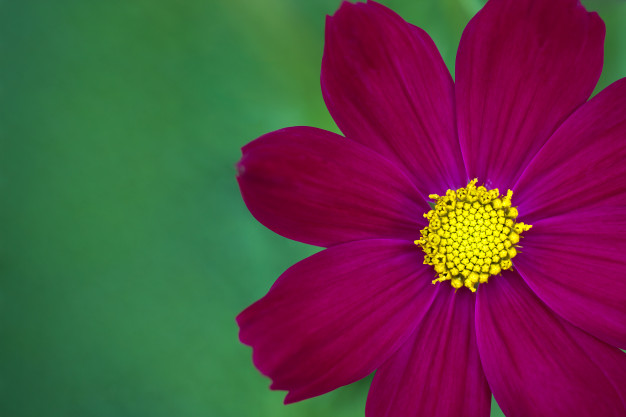
%> input picture Practicas/Octave/flor.jpg, 626 x 417 px
$ octave ImagenRGB.m   (GNU Octave 9; MATLAB toolbox functions it lacks are replaced by stand-ins)
%> lines starting %> are read from the running program, lines starting %| are printed output that depends on the picture; in (x1, y1, x2, y2) boxes, pixels count from 0 and x2, y2 are one past the last pixel; in counts of white or black regions, pixels touching at a corner belong together; the program's own positions count from 1
clear all;
clc;
warning off;

%pkg load image

I=imread('C:\Users\congreso\Curso-PDI-CICATA2018\Practicas\Octave\flor.jpg');
%> I is the input picture: size 417x626x3 uint8; mean R, G, B 94.7, 64.5, 68.5
I2=rgb2gray(I); %hist(I2);xlabel('Nivel de intensidad');ylabel('Frecuencia');
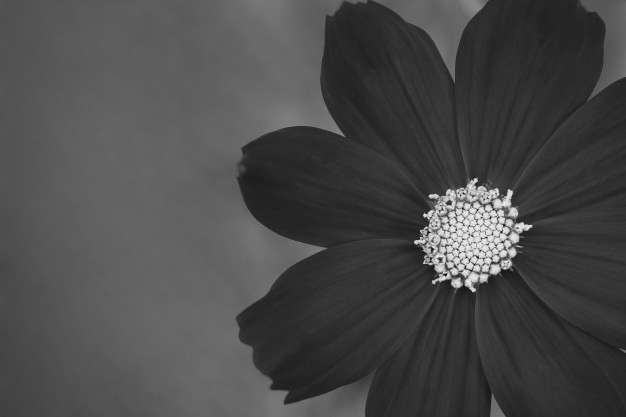
%> I2: size 417x626 uint8; min 13, max 238, mean 74
imwrite(I2, 'C:\Users\congreso\Curso-PDI-CICATA2018\Practicas\Octave\florgris.jpg')
I3=im2double(I2); %bw = im2bw (I3, "moments");
bw = im2bw (I2, 0.2);
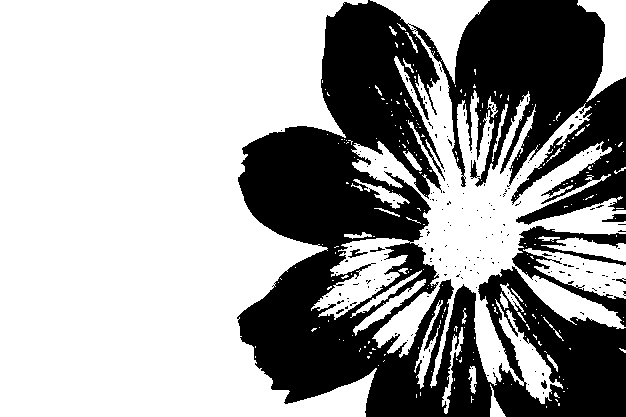
%> bw: size 417x626 logical; 64% white; 189 black regions (180 under 20 px), largest, box (x1, y1, x2, y2) and area: (237, 0, 626, 417) 89987, (512, 226, 626, 327) 2944, (602, 214, 626, 222) 128
imshow(bw), title('Imagen binarizada para umbral=50') %I4=im2bw(I3); %imshow(I)
imwrite(bw, 'C:\Users\congreso\Curso-PDI-CICATA2018\Practicas\Octave\florbinarizada.jpg')

Ir=I(:,:,1);
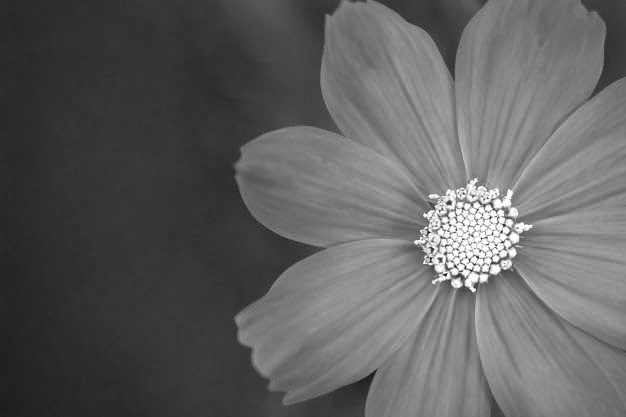
%> Ir: size 417x626 uint8; min 15, max 255, mean 94.7
Ig=I(:,:,2);
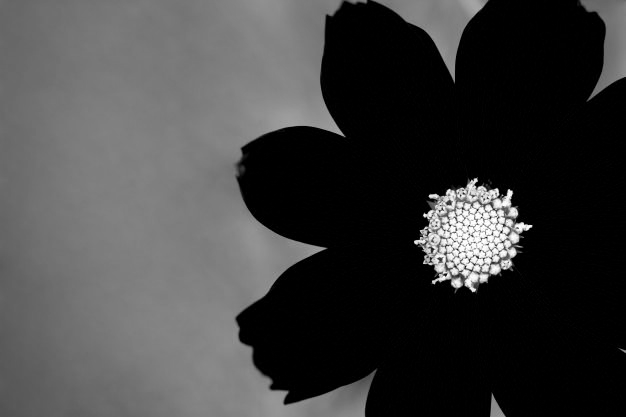
%> Ig: size 417x626 uint8; min 0, max 255, mean 64.5
Ib=I(:,:,3);
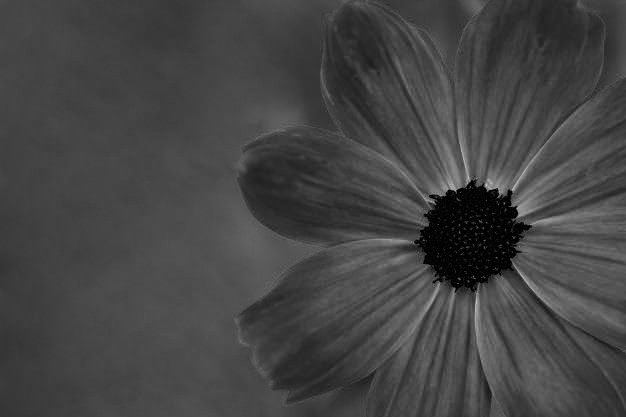
%> Ib: size 417x626 uint8; min 0, max 198, mean 68.5

imwrite(Ig, 'C:\Users\congreso\Curso-PDI-CICATA2018\Practicas\Octave\florverde.jpg')
imwrite(Ir, 'C:\Users\congreso\Curso-PDI-CICATA2018\Practicas\Octave\florroja.jpg')
imwrite(Ib, 'C:\Users\congreso\Curso-PDI-CICATA2018\Practicas\Octave\florazul.jpg')
